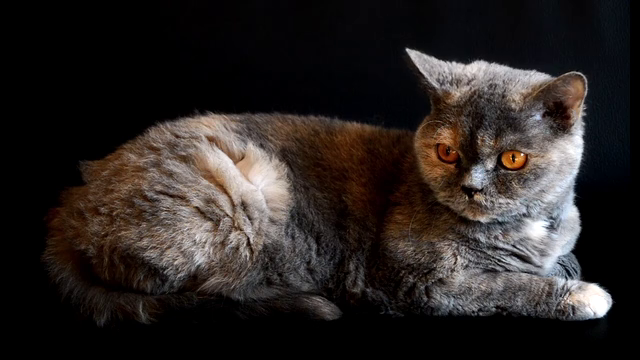
//> input picture frame 77 of etc/etcMH/Image_Processing/cat.mp4, 640 x 360 px
$ ./Homework2-2_3   (built with g++ and OpenCV 4)
//> lines starting //> are read from the running program, lines starting //| are printed output that depends on the picture
#include <opencv2/opencv.hpp>
#include <iostream>
#include <string>
using namespace cv;
using namespace std;

void put_string(Mat &, string, Point, int);

int main()
{
    // 비디오 캡쳐 및 수정
    Scalar red(0, 0, 255), blue(255, 0, 0), white(255, 255, 255), black(0, 0, 0);
    Point pt(30, 30), pt2(90, 90);                  // 시작좌표
    Rect red_rect(Point(30, 30), Size(320, 240));   //빨간 테두리 위한 사각형 선언
    Rect video_rect(Point(30, 30), Size(320, 240)); //영상 출력을 위한 rect 클래스
    Rect rect1(Point(30, 30), Size(100, 100));      //밝기 조절 rect 클래스
    Rect rect2(Point(250, 100), Size(80, 80));      //대비 조절 rect 클래스

    // Video 출력을 위한 선언
    VideoCapture video("cat.mp4");
    CV_Assert(video.isOpened());

    Mat image(300, 400, CV_8UC3, Scalar(blue)); // Main Window, 바탕은 Blue
    rectangle(image, red_rect, red, 3);         //빨간 사각형 그리기
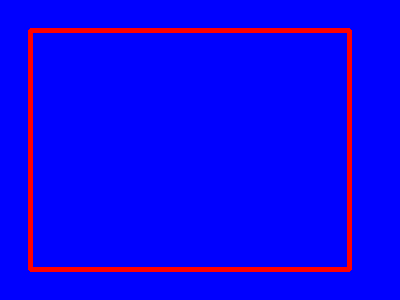
//> image: 300 rows x 400 cols, CV_8UC3; mean B, G, R 243.2, 0, 11.8

    for (;;){
        Mat frame; // 윈도우창에 추가할 영상을 위한 Matrix
        video >> frame;
//> frame is the input picture: 360 rows x 640 cols, CV_8UC3; mean B, G, R 34.8, 36.6, 42.2
        resize(frame, frame, Size(320, 240));
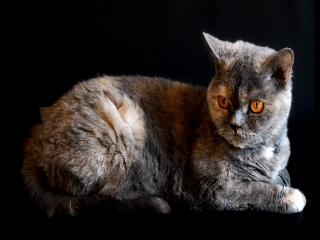
//> frame: 240 rows x 320 cols, CV_8UC3; mean B, G, R 34.8, 36.6, 42.2

        Mat Video_ROI = image(video_rect); // Video 출력을 위한 관심 영역
        Mat ROI1 = image(rect1);
        Mat ROI2 = image(rect2);

        frame.copyTo(Video_ROI); // 밝기 조절을 위한 관심 영역
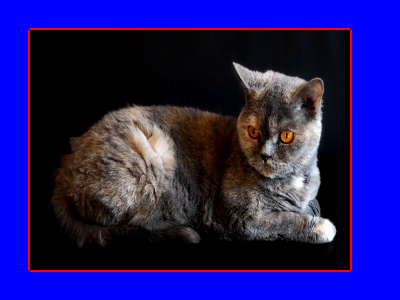
//> image: 300 rows x 400 cols, CV_8UC3; mean B, G, R 109.3, 23.4, 31.8
        ROI1 = ROI1 + Scalar(50, 50, 50);
        ROI2 = ROI2 * 3;

        imshow("Main Window", image);
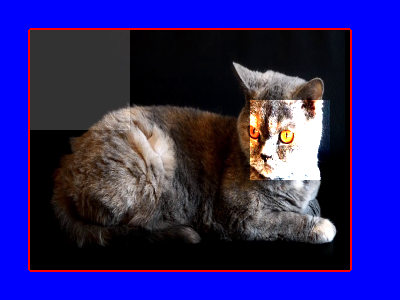
//> window 'Main Window': 300 rows x 400 cols, CV_8UC3; mean B, G, R 117.6, 32.1, 40.9
        if (waitKey(30) == 27)
//> the Esc key is pressed
            break;
    }
    video.release();
    return 0;
}

void put_string(Mat &frame, string text, Point pt, int value)
{
    text += to_string(value);
    Point shade = pt + Point(2,2);
    int font = FONT_HERSHEY_SIMPLEX;
    putText(frame, text, shade, font, 0.7, Scalar(0,0,0), 2);
    putText(frame, text, pt, font, 0.7, Scalar(120,200,90), 2);
}

$ run again, starting later in the video
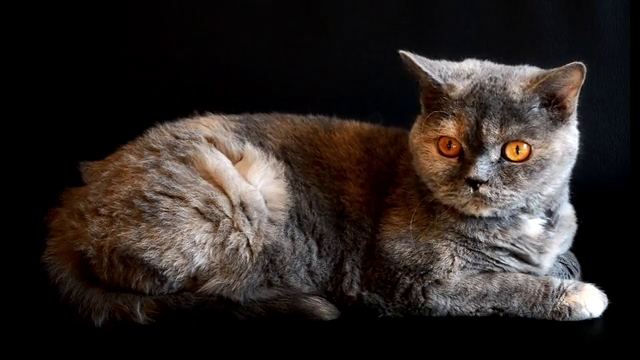
//> input picture frame 346 of etc/etcMH/Image_Processing/cat.mp4, 640 x 360 px
//> frame is the input picture: 360 rows x 640 cols, CV_8UC3; mean B, G, R 36.2, 39.1, 46.3
//> `resize(frame, frame, Size(320, 240));`:
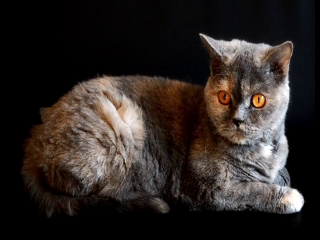
//> frame: 240 rows x 320 cols, CV_8UC3; mean B, G, R 36.2, 39.1, 46.3
//> `imshow("Main Window", image);`:
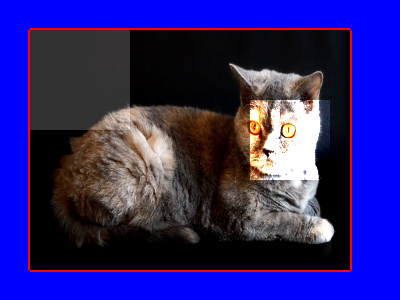
//> window 'Main Window': 300 rows x 400 cols, CV_8UC3; mean B, G, R 118.7, 33.8, 43.4

$ run again, starting later in the video
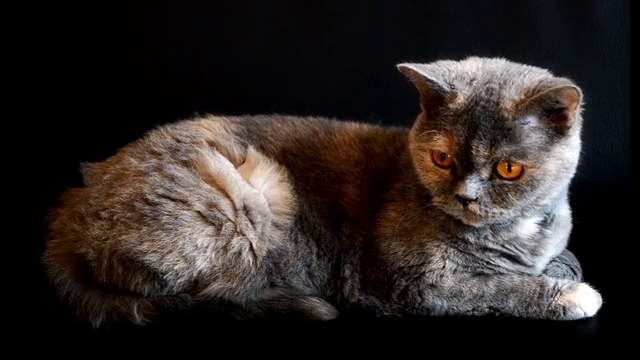
//> input picture frame 616 of etc/etcMH/Image_Processing/cat.mp4, 640 x 360 px
//> frame is the input picture: 360 rows x 640 cols, CV_8UC3; mean B, G, R 36.3, 38.6, 45.3
//> `resize(frame, frame, Size(320, 240));`:
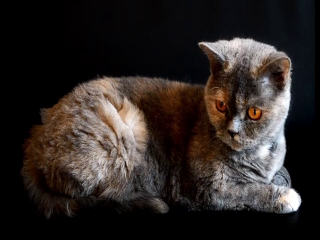
//> frame: 240 rows x 320 cols, CV_8UC3; mean B, G, R 36.3, 38.6, 45.3
//> `imshow("Main Window", image);`:
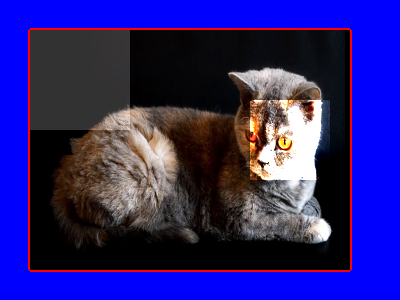
//> window 'Main Window': 300 rows x 400 cols, CV_8UC3; mean B, G, R 118.3, 33.1, 42.7
